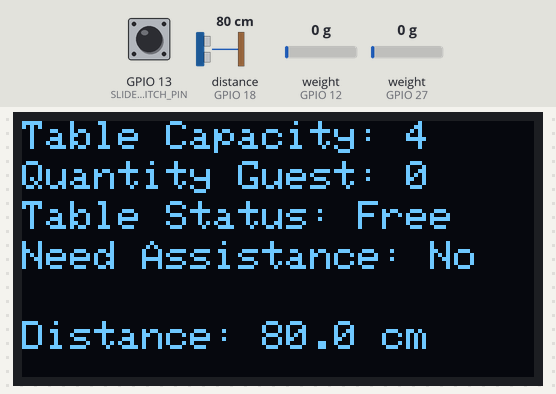
Recording of a sketch running on a simulated ESP32. On the bench: 128×64 one-colour display. Wiring (from diagram.json): ultrasonic range finder: trigger GPIO 5; echo GPIO 18. The test bench sets the inputs (shaded band); at power-on: distance to the obstacle (sensor on GPIO 18) 80 cm, weight on the scale (sensors on GPIO 12, GPIO 27) 0 g, GPIO 13 (SLIDE_SWITCH_PIN) HIGH. The echo pulse lasts 58.3 µs per cm; WiFi joins after 1.5 s; servers stay silent unless stated; uploads are accepted with an empty reply; what the sketch prints to the serial monitor is not drawn.

Above: at 7.0 s.
7.1 s: distance to the obstacle (sensor on GPIO 18) set to 2 cm
At 11.1 s:
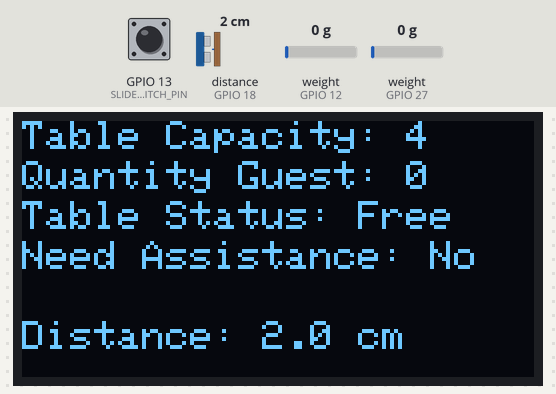
11.4 s: weight on the scale (sensor on GPIO 12) set to 4 g
At 14.6 s:
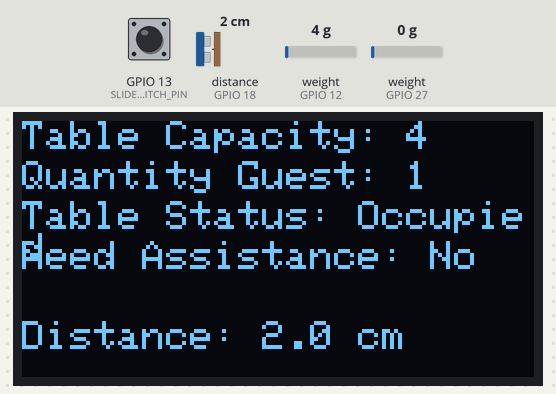
15.0 s: GPIO 13 (SLIDE_SWITCH_PIN) pulled LOW for 3 s
At 17.0 s:
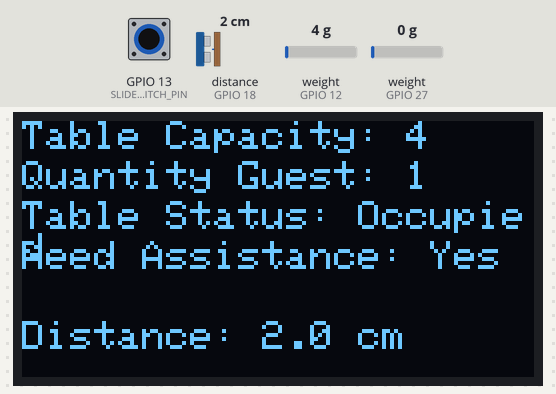
21.6 s: weight on the scale (sensor on GPIO 27) set to 100 g
At 24.2 s:
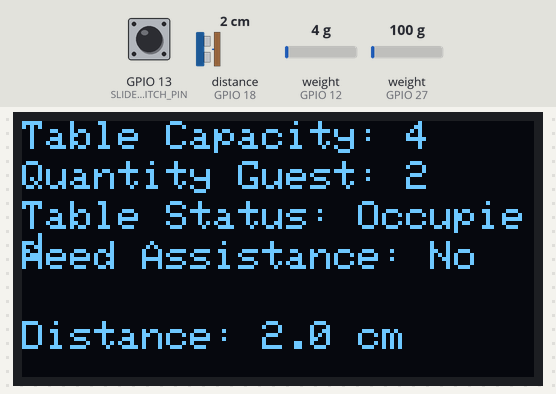
25.2 s: distance to the obstacle (sensor on GPIO 18) set to 4 cm
At 27.8 s:
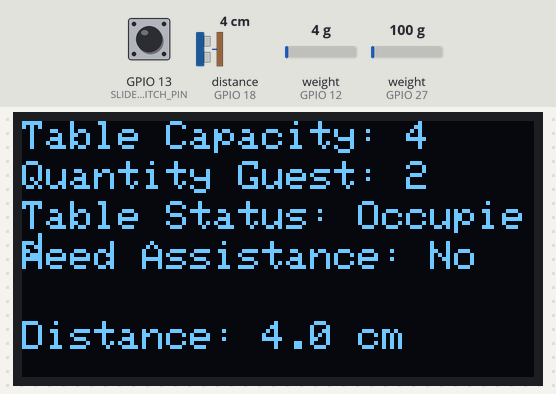
28.8 s: GPIO 13 (SLIDE_SWITCH_PIN) pulled LOW for 3 s
At 31.4 s:
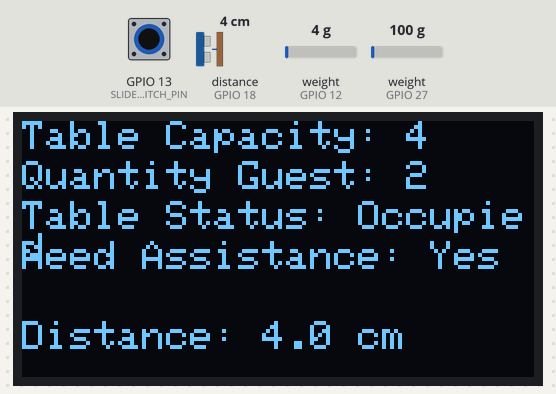
Timing chart, 0 to 32.9 s (numbered marks = the images above; inputs shaded):
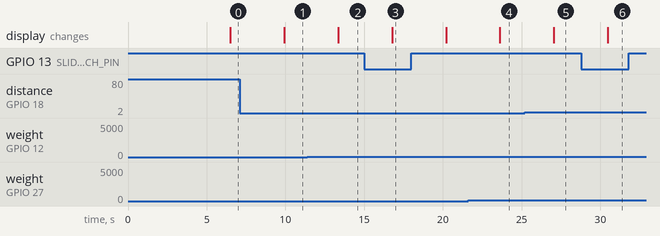

Measured:
- the behaviour switches between 2 and 3 g on weight on the scale (sensor on GPIO 12) (found by bisection; images 1 and 2)
- after the input at 7.1 s, the display: changes after 2.8 s (image 1)
- after the input at 11.4 s, the display: changes after 1.9 s (image 2)
- after the input at 15.0 s, the display: changes after 1.8 s (image 3)
- after the input at 21.6 s, the display: changes after 2.0 s (image 4)
- after the input at 25.2 s, the display: changes after 1.9 s (image 5)
- after the input at 28.8 s, the display: changes after 1.7 s (image 6)

The sketch:

sketch.ino
```cpp
#include <WiFi.h>
#include <HTTPClient.h>
#include <HX711.h>
#include <ArduinoJson.h>
#include <Adafruit_GFX.h>
#include <Adafruit_SSD1306.h>

#define SCREEN_WIDTH 128
#define SCREEN_HEIGHT 64
#define OLED_RESET -1

Adafruit_SSD1306 display(SCREEN_WIDTH, SCREEN_HEIGHT, &Wire, OLED_RESET);

// Configuración WiFi
const char* ssid = "Wokwi-GUEST";
const char* password = "";

// Pines para el sensor HX711
#define DOUT_PIN_1 12
#define SCK_PIN_1 14
#define DOUT_PIN_2 27
#define SCK_PIN_2 26

// Configuración del slide switch
#define SLIDE_SWITCH_PIN 13

// Configuración del sensor de proximidad HC-SR04
#define TRIG_PIN 5
#define ECHO_PIN 18

// Variables del endpoint y token
String endpointId = "4";
const char* bearerToken = "eyJhbGciOiJIUzI1NiJ9.eyJzdWIiOiIzNDVSQzEyIiwiaWF0IjoxNzMxNzg0ODA3LCJleHAiOjE3MzE4NzEyMDd9.rnhrVlBKJOVTo_00uyhIVp9QrwXFJnbgy5L4zKQ5ZzQ";

// Instancias del sensor HX711
HX711 scale1;
HX711 scale2;

// Configuración inicial
void setup() {
    Serial.begin(115200);

    // Configuración de pantalla OLED
    if (!display.begin(SSD1306_SWITCHCAPVCC, 0x3C)) {
        Serial.println(F("Fallo al inicializar OLED"));
        for (;;);
    }
    display.clearDisplay();
    display.setTextSize(1);
    display.setTextColor(SSD1306_WHITE);
    display.display();

    // Configuración de pines y calibración de las celdas de carga HX711
    scale1.begin(DOUT_PIN_1, SCK_PIN_1);
    scale1.set_scale(60.f);
    scale1.tare();

    scale2.begin(DOUT_PIN_2, SCK_PIN_2);
    scale2.set_scale(60.f);
    scale2.tare();

    // Configuración del slide switch
    pinMode(SLIDE_SWITCH_PIN, INPUT_PULLUP);

    // Configuración del sensor HC-SR04
    pinMode(TRIG_PIN, OUTPUT);
    pinMode(ECHO_PIN, INPUT);

    // Conexión WiFi
    WiFi.begin(ssid, password);
    while (WiFi.status() != WL_CONNECTED) {
        delay(1000);
        Serial.println("Conectando a WiFi...");
    }
    Serial.println("Conectado a WiFi.");
}

// Función para medir el peso en gramos
float getWeight(HX711 &scale) {
    if (scale.is_ready()) {
        return scale.get_units(10);
    } else {
        Serial.println("Error: Sensor no está listo.");
        return -1;
    }
}

// Función para medir la distancia con el HC-SR04
float getDistance() {
    digitalWrite(TRIG_PIN, LOW);
    delayMicroseconds(2);
    digitalWrite(TRIG_PIN, HIGH);
    delayMicroseconds(10);
    digitalWrite(TRIG_PIN, LOW);

    long duration = pulseIn(ECHO_PIN, HIGH);
    float distance = (duration * 0.0343) / 2; // Convertir a centímetros
    return distance;
}

// Enviar datos del estado de la mesa (solicitud PUT)
void sendTableData(int tableCapacity, int tableGuests, String tableStatus, String needAssistanceStatus) {
    if (WiFi.status() == WL_CONNECTED) {
        HTTPClient http;
        String serverName = "https://kitchen-tech-fqghavb0fychfkhm.brazilsouth-01.azurewebsites.net/api/kitchentech/v1/table/" + endpointId;

        http.begin(serverName);
        http.addHeader("Content-Type", "application/json");
        http.addHeader("Authorization", "Bearer " + String(bearerToken));

        StaticJsonDocument<200> jsonDoc;
        jsonDoc["id"] = endpointId.toInt();
        jsonDoc["tableNumber"] = 1;
        jsonDoc["tableCapacity"] = tableCapacity;
        jsonDoc["tableGuests"] = tableGuests;
        jsonDoc["tableStatus"] = tableStatus;
        jsonDoc["NeedAssistance"] = needAssistanceStatus;
        jsonDoc["restaurantId"] = 1;

        String jsonPayload;
        serializeJson(jsonDoc, jsonPayload);

        int httpResponseCode = http.PUT(jsonPayload);
        if (httpResponseCode > 0) {
            Serial.printf("Código de respuesta: %d\n", httpResponseCode);
        } else {
            Serial.printf("Error en la solicitud HTTP: %s\n", http.errorToString(httpResponseCode).c_str());
        }
        http.end();
    } else {
        Serial.println("WiFi desconectado");
    }
}

// Enviar datos del suministro al servidor
void sendSupplyData(float currentlyOnStock) {
    if (WiFi.status() == WL_CONNECTED) {
        HTTPClient http;
        String serverName = "https://kitchen-tech-fqghavb0fychfkhm.brazilsouth-01.azurewebsites.net/api/kitchentech/v1/supply/1";

        http.begin(serverName);
        http.addHeader("Content-Type", "application/json");
        http.addHeader("Authorization", "Bearer " + String(bearerToken));

        StaticJsonDocument<200> jsonDoc;
        jsonDoc["id"] = 1;
        jsonDoc["supplyName"] = "Cacao";
        jsonDoc["supplyCategory"] = "Desserts";
        jsonDoc["metricUnit"] = "g";
        jsonDoc["currentlyOnStock"] = currentlyOnStock;
        jsonDoc["costPerUnit"] = 0.02;
        jsonDoc["stateOfSupply"] = "OnStock";
        jsonDoc["restaurantId"] = 6;

        String jsonPayload;
        serializeJson(jsonDoc, jsonPayload);

        int httpResponseCode = http.PUT(jsonPayload);
        if (httpResponseCode > 0) {
            Serial.printf("Código de respuesta: %d\n", httpResponseCode);
        } else {
            Serial.printf("Error en la solicitud HTTP: %s\n", http.errorToString(httpResponseCode).c_str());
        }
        http.end();
    } else {
        Serial.println("WiFi desconectado");
    }
}

void updateDisplay(int tableCapacity, int tableGuests, String tableStatus, String needAssistanceStatus, float distance) {
    display.clearDisplay();  // Limpia la pantalla para evitar superposición

    // Línea 1: Estado de la mesa
    display.setCursor(0, 0);
    display.print("Table Capacity: ");
    display.print(tableCapacity);

    display.setCursor(0, 10);
    display.print("Quantity Guest: ");
    display.print(tableGuests);

    // Línea 2: Estado general
    display.setCursor(0, 20);
    display.print("Table Status: ");
    display.print(tableStatus);

    // Línea 3: Necesita ayuda
    display.setCursor(0, 30);
    display.print("Need Assistance: ");
    display.print(needAssistanceStatus);

    // Línea 5: Distancia
    display.setCursor(0, 50);
    display.print("Distance: ");
    display.print(distance, 1);
    display.print(" cm");

    // Actualiza la pantalla con los nuevos datos
    display.display();
}

void loop() {
    // Lógica de la mesa
    float weight1 = getWeight(scale1);
    float weight2 = getWeight(scale2);

    int tableGuests = 0;
    if (weight1 >= 3) tableGuests++;
    if (weight2 >= 3) tableGuests++;

    int tableCapacity = 4;
    String tableStatus = (tableGuests > 0) ? "Occupied" : "Free";
    String needAssistanceStatus = digitalRead(SLIDE_SWITCH_PIN) == LOW ? "Yes" : "No";

    sendTableData(tableCapacity, tableGuests, tableStatus, needAssistanceStatus);

    // Lógica del sensor de proximidad
    float distance = getDistance();
    if (distance > 0 && distance <= 100) { // Solo enviar si la distancia es válida y en rango
        float currentlyOnStock = 120.0 - (distance * 0.5); // Ejemplo de cálculo basado en distancia
        sendSupplyData(currentlyOnStock);
    }

    updateDisplay(tableCapacity, tableGuests, tableStatus, needAssistanceStatus, distance);

    delay(1000); // Espera 1 segundo para la próxima iteración
}
```
